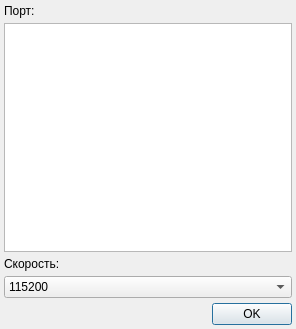
<ui version="4.0" >
 <class>SerialPortDialog</class>
 <widget class="QDialog" name="SerialPortDialog" >
  <property name="geometry" >
   <rect>
    <x>0</x>
    <y>0</y>
    <width>296</width>
    <height>329</height>
   </rect>
  </property>
  <property name="windowTitle" >
   <string>Dialog</string>
  </property>
  <layout class="QVBoxLayout" >
   <property name="margin" >
    <number>4</number>
   </property>
   <property name="spacing" >
    <number>5</number>
   </property>
   <item>
    <widget class="QLabel" name="label" >
     <property name="text" >
      <string>Порт:</string>
     </property>
    </widget>
   </item>
   <item>
    <widget class="QTableWidget" name="tw" />
   </item>
   <item>
    <widget class="QLabel" name="label_2" >
     <property name="text" >
      <string>Скорость:</string>
     </property>
    </widget>
   </item>
   <item>
    <widget class="QComboBox" name="cb1" >
     <property name="currentIndex" >
      <number>2</number>
     </property>
     <item>
      <property name="text" >
       <string>2400</string>
      </property>
     </item>
     <item>
      <property name="text" >
       <string>9600</string>
      </property>
     </item>
     <item>
      <property name="text" >
       <string>115200</string>
      </property>
     </item>
     <item>
      <property name="text" >
       <string>230400</string>
      </property>
     </item>
     <item>
      <property name="text" >
       <string>460800</string>
      </property>
     </item>
     <item>
      <property name="text" >
       <string>921600</string>
      </property>
     </item>
    </widget>
   </item>
   <item>
    <layout class="QHBoxLayout" >
     <property name="margin" >
      <number>0</number>
     </property>
     <property name="spacing" >
      <number>6</number>
     </property>
     <item>
      <spacer>
       <property name="orientation" >
        <enum>Qt::Horizontal</enum>
       </property>
       <property name="sizeHint" >
        <size>
         <width>40</width>
         <height>20</height>
        </size>
       </property>
      </spacer>
     </item>
     <item>
      <widget class="QPushButton" name="pbOK" >
       <property name="text" >
        <string>OK</string>
       </property>
       <property name="autoDefault" >
        <bool>true</bool>
       </property>
       <property name="default" >
        <bool>true</bool>
       </property>
      </widget>
     </item>
    </layout>
   </item>
  </layout>
 </widget>
 <resources/>
 <connections/>
</ui>
